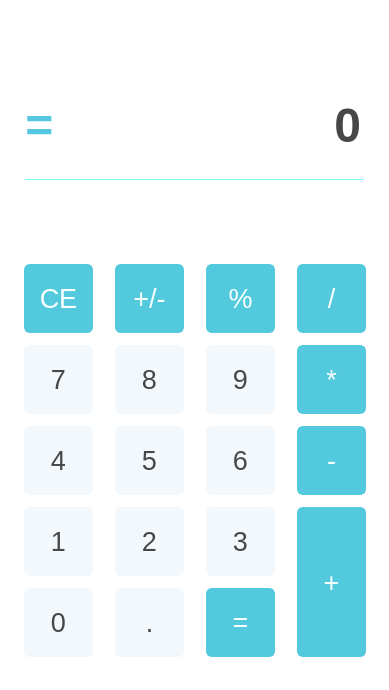
<?xml version="1.0" encoding="UTF-8"?>
<ui version="4.0">
 <class>View</class>
 <widget class="QMainWindow" name="View">
  <property name="geometry">
   <rect>
    <x>0</x>
    <y>0</y>
    <width>389</width>
    <height>690</height>
   </rect>
  </property>
  <property name="font">
   <font>
    <pointsize>9</pointsize>
   </font>
  </property>
  <property name="windowTitle">
   <string>View</string>
  </property>
  <property name="styleSheet">
   <string notr="true">background-color: rgb(255, 255, 255);</string>
  </property>
  <widget class="QWidget" name="centralwidget">
   <widget class="QPushButton" name="pushButton_CE">
    <property name="geometry">
     <rect>
      <x>24</x>
      <y>264</y>
      <width>69</width>
      <height>69</height>
     </rect>
    </property>
    <property name="font">
     <font>
      <pointsize>20</pointsize>
     </font>
    </property>
    <property name="styleSheet">
     <string notr="true">QPushButton {
  background-color: rgb(82, 201, 221);
color: rgb(249, 255, 255);
 border: 2px solid rgb(82, 201, 221);
    border-radius: 6px;
}

QPushButton:pressed {
    background-color: rgb(92, 226, 247);
color: rgb(249, 255, 255);
 border: 2px solid rgb(92, 226, 247);
    border-radius: 6px;
}
</string>
    </property>
    <property name="text">
     <string>CE</string>
    </property>
    <property name="flat">
     <bool>true</bool>
    </property>
   </widget>
   <widget class="QPushButton" name="pushButton_plusminus">
    <property name="geometry">
     <rect>
      <x>115</x>
      <y>264</y>
      <width>69</width>
      <height>69</height>
     </rect>
    </property>
    <property name="font">
     <font>
      <pointsize>20</pointsize>
     </font>
    </property>
    <property name="styleSheet">
     <string notr="true">QPushButton {
  background-color: rgb(82, 201, 221);
color: rgb(249, 255, 255);
 border: 2px solid rgb(82, 201, 221);
    border-radius: 6px;
}

QPushButton:pressed {
    background-color: rgb(92, 226, 247);
color: rgb(249, 255, 255);
 border: 2px solid rgb(92, 226, 247);
    border-radius: 6px;
}
</string>
    </property>
    <property name="text">
     <string>+/-</string>
    </property>
    <property name="flat">
     <bool>true</bool>
    </property>
   </widget>
   <widget class="QPushButton" name="pushButton_percent">
    <property name="geometry">
     <rect>
      <x>206</x>
      <y>264</y>
      <width>69</width>
      <height>69</height>
     </rect>
    </property>
    <property name="font">
     <font>
      <pointsize>20</pointsize>
     </font>
    </property>
    <property name="styleSheet">
     <string notr="true">QPushButton {
  background-color: rgb(82, 201, 221);
color: rgb(249, 255, 255);
 border: 2px solid rgb(82, 201, 221);
    border-radius: 6px;
}

QPushButton:pressed {
    background-color: rgb(92, 226, 247);
color: rgb(249, 255, 255);
 border: 2px solid rgb(92, 226, 247);
    border-radius: 6px;
}
</string>
    </property>
    <property name="text">
     <string>%</string>
    </property>
    <property name="flat">
     <bool>true</bool>
    </property>
   </widget>
   <widget class="QPushButton" name="pushButton_divide">
    <property name="geometry">
     <rect>
      <x>297</x>
      <y>264</y>
      <width>69</width>
      <height>69</height>
     </rect>
    </property>
    <property name="font">
     <font>
      <pointsize>20</pointsize>
     </font>
    </property>
    <property name="styleSheet">
     <string notr="true">QPushButton {
  background-color: rgb(82, 201, 221);
color: rgb(249, 255, 255);
 border: 2px solid rgb(82, 201, 221);
    border-radius: 6px;
}

QPushButton:pressed {
    background-color: rgb(92, 226, 247);
color: rgb(249, 255, 255);
 border: 2px solid rgb(92, 226, 247);
    border-radius: 6px;
}
</string>
    </property>
    <property name="text">
     <string>/</string>
    </property>
    <property name="flat">
     <bool>true</bool>
    </property>
   </widget>
   <widget class="QPushButton" name="pushButton_8">
    <property name="geometry">
     <rect>
      <x>115</x>
      <y>345</y>
      <width>69</width>
      <height>69</height>
     </rect>
    </property>
    <property name="font">
     <font>
      <pointsize>20</pointsize>
     </font>
    </property>
    <property name="styleSheet">
     <string notr="true">
QPushButton {
 background-color: rgb(243, 248, 252);
 border: 2px solid rgb(243, 248, 252);
    border-radius: 6px;
 color: rgb(71, 71, 71);
}

QPushButton:pressed {
   background-color: rgb(235, 248, 252);
 border: 2px solid rgb(235, 248, 252);
    border-radius: 6px;
	color: rgb(71, 71, 71);
}
</string>
    </property>
    <property name="text">
     <string>8</string>
    </property>
    <property name="flat">
     <bool>true</bool>
    </property>
   </widget>
   <widget class="QPushButton" name="pushButton_7">
    <property name="geometry">
     <rect>
      <x>24</x>
      <y>345</y>
      <width>69</width>
      <height>69</height>
     </rect>
    </property>
    <property name="font">
     <font>
      <pointsize>20</pointsize>
     </font>
    </property>
    <property name="styleSheet">
     <string notr="true">
QPushButton {
 background-color: rgb(243, 248, 252);
 border: 2px solid rgb(243, 248, 252);
    border-radius: 6px;
 color: rgb(71, 71, 71);
}

QPushButton:pressed {
   background-color: rgb(235, 248, 252);
 border: 2px solid rgb(235, 248, 252);
    border-radius: 6px;
	color: rgb(71, 71, 71);
}
</string>
    </property>
    <property name="text">
     <string>7</string>
    </property>
    <property name="flat">
     <bool>true</bool>
    </property>
   </widget>
   <widget class="QPushButton" name="pushButton_9">
    <property name="geometry">
     <rect>
      <x>206</x>
      <y>345</y>
      <width>69</width>
      <height>69</height>
     </rect>
    </property>
    <property name="font">
     <font>
      <pointsize>20</pointsize>
     </font>
    </property>
    <property name="styleSheet">
     <string notr="true">
QPushButton {
 background-color: rgb(243, 248, 252);
 border: 2px solid rgb(243, 248, 252);
    border-radius: 6px;
 color: rgb(71, 71, 71);
}

QPushButton:pressed {
   background-color: rgb(235, 248, 252);
 border: 2px solid rgb(235, 248, 252);
    border-radius: 6px;
	color: rgb(71, 71, 71);
}
</string>
    </property>
    <property name="text">
     <string>9</string>
    </property>
    <property name="flat">
     <bool>true</bool>
    </property>
   </widget>
   <widget class="QPushButton" name="pushButton_multiply">
    <property name="geometry">
     <rect>
      <x>297</x>
      <y>345</y>
      <width>69</width>
      <height>69</height>
     </rect>
    </property>
    <property name="font">
     <font>
      <pointsize>20</pointsize>
     </font>
    </property>
    <property name="styleSheet">
     <string notr="true">QPushButton {
  background-color: rgb(82, 201, 221);
color: rgb(249, 255, 255);
 border: 2px solid rgb(82, 201, 221);
    border-radius: 6px;
}

QPushButton:pressed {
    background-color: rgb(92, 226, 247);
color: rgb(249, 255, 255);
 border: 2px solid rgb(92, 226, 247);
    border-radius: 6px;
}
</string>
    </property>
    <property name="text">
     <string>*</string>
    </property>
    <property name="flat">
     <bool>true</bool>
    </property>
   </widget>
   <widget class="QPushButton" name="pushButton_5">
    <property name="geometry">
     <rect>
      <x>115</x>
      <y>426</y>
      <width>69</width>
      <height>69</height>
     </rect>
    </property>
    <property name="font">
     <font>
      <pointsize>20</pointsize>
     </font>
    </property>
    <property name="styleSheet">
     <string notr="true">
QPushButton {
 background-color: rgb(243, 248, 252);
 border: 2px solid rgb(243, 248, 252);
    border-radius: 6px;
 color: rgb(71, 71, 71);
}

QPushButton:pressed {
   background-color: rgb(235, 248, 252);
 border: 2px solid rgb(235, 248, 252);
    border-radius: 6px;
	color: rgb(71, 71, 71);
}
</string>
    </property>
    <property name="text">
     <string>5</string>
    </property>
    <property name="flat">
     <bool>true</bool>
    </property>
   </widget>
   <widget class="QPushButton" name="pushButton_4">
    <property name="geometry">
     <rect>
      <x>24</x>
      <y>426</y>
      <width>69</width>
      <height>69</height>
     </rect>
    </property>
    <property name="font">
     <font>
      <pointsize>20</pointsize>
     </font>
    </property>
    <property name="styleSheet">
     <string notr="true">
QPushButton {
 background-color: rgb(243, 248, 252);
 border: 2px solid rgb(243, 248, 252);
    border-radius: 6px;
 color: rgb(71, 71, 71);
}

QPushButton:pressed {
   background-color: rgb(235, 248, 252);
 border: 2px solid rgb(235, 248, 252);
    border-radius: 6px;
	color: rgb(71, 71, 71);
}
</string>
    </property>
    <property name="text">
     <string>4</string>
    </property>
    <property name="flat">
     <bool>true</bool>
    </property>
   </widget>
   <widget class="QPushButton" name="pushButton_6">
    <property name="geometry">
     <rect>
      <x>206</x>
      <y>426</y>
      <width>69</width>
      <height>69</height>
     </rect>
    </property>
    <property name="font">
     <font>
      <pointsize>20</pointsize>
     </font>
    </property>
    <property name="styleSheet">
     <string notr="true">
QPushButton {
 background-color: rgb(243, 248, 252);
 border: 2px solid rgb(243, 248, 252);
    border-radius: 6px;
 color: rgb(71, 71, 71);
}

QPushButton:pressed {
   background-color: rgb(235, 248, 252);
 border: 2px solid rgb(235, 248, 252);
    border-radius: 6px;
	color: rgb(71, 71, 71);
}
</string>
    </property>
    <property name="text">
     <string>6</string>
    </property>
    <property name="flat">
     <bool>true</bool>
    </property>
   </widget>
   <widget class="QPushButton" name="pushButton_minus">
    <property name="geometry">
     <rect>
      <x>297</x>
      <y>426</y>
      <width>69</width>
      <height>69</height>
     </rect>
    </property>
    <property name="font">
     <font>
      <pointsize>20</pointsize>
     </font>
    </property>
    <property name="styleSheet">
     <string notr="true">QPushButton {
  background-color: rgb(82, 201, 221);
color: rgb(249, 255, 255);
 border: 2px solid rgb(82, 201, 221);
    border-radius: 6px;
}

QPushButton:pressed {
    background-color: rgb(92, 226, 247);
color: rgb(249, 255, 255);
 border: 2px solid rgb(92, 226, 247);
    border-radius: 6px;
}
</string>
    </property>
    <property name="text">
     <string>-</string>
    </property>
    <property name="flat">
     <bool>true</bool>
    </property>
   </widget>
   <widget class="QPushButton" name="pushButton_2">
    <property name="geometry">
     <rect>
      <x>115</x>
      <y>507</y>
      <width>69</width>
      <height>69</height>
     </rect>
    </property>
    <property name="font">
     <font>
      <pointsize>20</pointsize>
     </font>
    </property>
    <property name="styleSheet">
     <string notr="true">
QPushButton {
 background-color: rgb(243, 248, 252);
 border: 2px solid rgb(243, 248, 252);
    border-radius: 6px;
 color: rgb(71, 71, 71);
}

QPushButton:pressed {
   background-color: rgb(235, 248, 252);
 border: 2px solid rgb(235, 248, 252);
    border-radius: 6px;
	color: rgb(71, 71, 71);
}
</string>
    </property>
    <property name="text">
     <string>2</string>
    </property>
    <property name="flat">
     <bool>true</bool>
    </property>
   </widget>
   <widget class="QPushButton" name="pushButton_1">
    <property name="geometry">
     <rect>
      <x>24</x>
      <y>507</y>
      <width>69</width>
      <height>69</height>
     </rect>
    </property>
    <property name="font">
     <font>
      <pointsize>20</pointsize>
     </font>
    </property>
    <property name="styleSheet">
     <string notr="true">
QPushButton {
 background-color: rgb(243, 248, 252);
 border: 2px solid rgb(243, 248, 252);
    border-radius: 6px;
 color: rgb(71, 71, 71);
}

QPushButton:pressed {
   background-color: rgb(235, 248, 252);
 border: 2px solid rgb(235, 248, 252);
    border-radius: 6px;
	color: rgb(71, 71, 71);
}
</string>
    </property>
    <property name="text">
     <string>1</string>
    </property>
    <property name="flat">
     <bool>true</bool>
    </property>
   </widget>
   <widget class="QPushButton" name="pushButton_3">
    <property name="geometry">
     <rect>
      <x>206</x>
      <y>507</y>
      <width>69</width>
      <height>69</height>
     </rect>
    </property>
    <property name="font">
     <font>
      <pointsize>20</pointsize>
     </font>
    </property>
    <property name="styleSheet">
     <string notr="true">
QPushButton {
 background-color: rgb(243, 248, 252);
 border: 2px solid rgb(243, 248, 252);
    border-radius: 6px;
 color: rgb(71, 71, 71);
}

QPushButton:pressed {
   background-color: rgb(235, 248, 252);
 border: 2px solid rgb(235, 248, 252);
    border-radius: 6px;
	color: rgb(71, 71, 71);
}
</string>
    </property>
    <property name="text">
     <string>3</string>
    </property>
    <property name="flat">
     <bool>true</bool>
    </property>
   </widget>
   <widget class="QPushButton" name="pushButton_plus">
    <property name="geometry">
     <rect>
      <x>297</x>
      <y>507</y>
      <width>69</width>
      <height>150</height>
     </rect>
    </property>
    <property name="font">
     <font>
      <pointsize>20</pointsize>
     </font>
    </property>
    <property name="styleSheet">
     <string notr="true">QPushButton {
  background-color: rgb(82, 201, 221);
color: rgb(249, 255, 255);
 border: 2px solid rgb(82, 201, 221);
    border-radius: 6px;
}

QPushButton:pressed {
    background-color: rgb(92, 226, 247);
color: rgb(249, 255, 255);
 border: 2px solid rgb(92, 226, 247);
    border-radius: 6px;
}
</string>
    </property>
    <property name="text">
     <string>+</string>
    </property>
    <property name="flat">
     <bool>true</bool>
    </property>
   </widget>
   <widget class="QPushButton" name="pushButton_dot">
    <property name="geometry">
     <rect>
      <x>115</x>
      <y>588</y>
      <width>69</width>
      <height>69</height>
     </rect>
    </property>
    <property name="font">
     <font>
      <pointsize>20</pointsize>
     </font>
    </property>
    <property name="styleSheet">
     <string notr="true">
QPushButton {
 background-color: rgb(243, 248, 252);
 border: 2px solid rgb(243, 248, 252);
    border-radius: 6px;
 color: rgb(71, 71, 71);
}

QPushButton:pressed {
   background-color: rgb(235, 248, 252);
 border: 2px solid rgb(235, 248, 252);
    border-radius: 6px;
	color: rgb(71, 71, 71);
}
</string>
    </property>
    <property name="text">
     <string>.</string>
    </property>
    <property name="flat">
     <bool>true</bool>
    </property>
   </widget>
   <widget class="QPushButton" name="pushButton_0">
    <property name="geometry">
     <rect>
      <x>24</x>
      <y>588</y>
      <width>69</width>
      <height>69</height>
     </rect>
    </property>
    <property name="font">
     <font>
      <pointsize>20</pointsize>
     </font>
    </property>
    <property name="styleSheet">
     <string notr="true">
QPushButton {
 background-color: rgb(243, 248, 252);
 border: 2px solid rgb(243, 248, 252);
    border-radius: 6px;
 color: rgb(71, 71, 71);
}

QPushButton:pressed {
   background-color: rgb(235, 248, 252);
 border: 2px solid rgb(235, 248, 252);
    border-radius: 6px;
	color: rgb(71, 71, 71);
}
</string>
    </property>
    <property name="text">
     <string>0</string>
    </property>
    <property name="flat">
     <bool>true</bool>
    </property>
   </widget>
   <widget class="QPushButton" name="pushButton_equal">
    <property name="geometry">
     <rect>
      <x>206</x>
      <y>588</y>
      <width>69</width>
      <height>69</height>
     </rect>
    </property>
    <property name="font">
     <font>
      <pointsize>20</pointsize>
     </font>
    </property>
    <property name="styleSheet">
     <string notr="true">QPushButton {
  background-color: rgb(82, 201, 221);
color: rgb(249, 255, 255);
 border: 2px solid rgb(82, 201, 221);
    border-radius: 6px;
}

QPushButton:pressed {
    background-color: rgb(92, 226, 247);
color: rgb(249, 255, 255);
 border: 2px solid rgb(92, 226, 247);
    border-radius: 6px;
}
</string>
    </property>
    <property name="text">
     <string>=</string>
    </property>
    <property name="flat">
     <bool>true</bool>
    </property>
   </widget>
   <widget class="Line" name="line">
    <property name="geometry">
     <rect>
      <x>25</x>
      <y>179</y>
      <width>339</width>
      <height>2</height>
     </rect>
    </property>
    <property name="styleSheet">
     <string notr="true">
 border: 1px solid rgb(112, 255, 243);
	border-bottom-color: rgb(255, 255, 255);
	border-right-color: rgb(255, 255, 255);
	border-left-color: rgb(255, 255, 255);
 </string>
    </property>
    <property name="lineWidth">
     <number>1</number>
    </property>
    <property name="orientation">
     <enum>Qt::Horizontal</enum>
    </property>
   </widget>
   <widget class="QLabel" name="result_show">
    <property name="geometry">
     <rect>
      <x>70</x>
      <y>85</y>
      <width>291</width>
      <height>81</height>
     </rect>
    </property>
    <property name="font">
     <font>
      <pointsize>36</pointsize>
      <bold>true</bold>
     </font>
    </property>
    <property name="layoutDirection">
     <enum>Qt::LeftToRight</enum>
    </property>
    <property name="styleSheet">
     <string notr="true">color: rgb(71, 71, 71);
</string>
    </property>
    <property name="text">
     <string>0</string>
    </property>
    <property name="alignment">
     <set>Qt::AlignRight|Qt::AlignTrailing|Qt::AlignVCenter</set>
    </property>
   </widget>
   <widget class="QLabel" name="label_2">
    <property name="geometry">
     <rect>
      <x>15</x>
      <y>85</y>
      <width>49</width>
      <height>81</height>
     </rect>
    </property>
    <property name="font">
     <font>
      <pointsize>36</pointsize>
      <bold>true</bold>
     </font>
    </property>
    <property name="styleSheet">
     <string notr="true">color: rgb(85, 199, 225);</string>
    </property>
    <property name="text">
     <string>=</string>
    </property>
    <property name="alignment">
     <set>Qt::AlignCenter</set>
    </property>
   </widget>
   <widget class="QLineEdit" name="lineEdit">
    <property name="geometry">
     <rect>
      <x>25</x>
      <y>200</y>
      <width>339</width>
      <height>40</height>
     </rect>
    </property>
    <property name="font">
     <font>
      <pointsize>20</pointsize>
     </font>
    </property>
    <property name="layoutDirection">
     <enum>Qt::RightToLeft</enum>
    </property>
    <property name="autoFillBackground">
     <bool>false</bool>
    </property>
    <property name="styleSheet">
     <string notr="true">color: rgb(71, 71, 71);</string>
    </property>
    <property name="frame">
     <bool>false</bool>
    </property>
    <property name="alignment">
     <set>Qt::AlignRight|Qt::AlignTrailing|Qt::AlignVCenter</set>
    </property>
   </widget>
  </widget>
  <widget class="QMenuBar" name="menubar">
   <property name="geometry">
    <rect>
     <x>0</x>
     <y>0</y>
     <width>389</width>
     <height>21</height>
    </rect>
   </property>
  </widget>
 </widget>
 <resources/>
 <connections/>
</ui>
